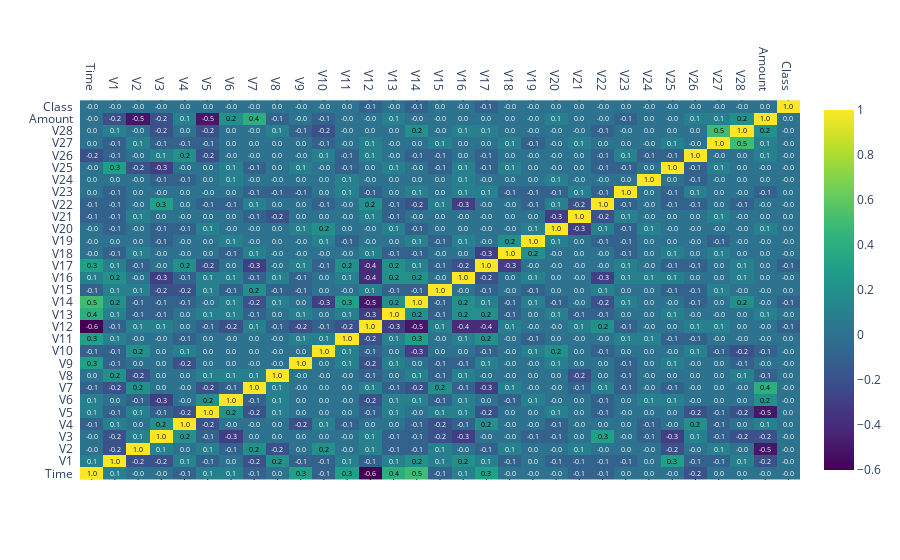

The notebook cell this image was saved under:
### Code cell
#!M
fig = ff.create_annotated_heatmap(round(data.corr(),1).values.tolist(),
                                  
                                  y=data.columns.tolist(),
                                  x=data.columns.tolist(), 
                                  colorscale="Viridis",
                                  showscale=True
                                 )
for i in range(len(fig.layout.annotations)):
    fig.layout.annotations[i].font.size = 7

fig.show()
